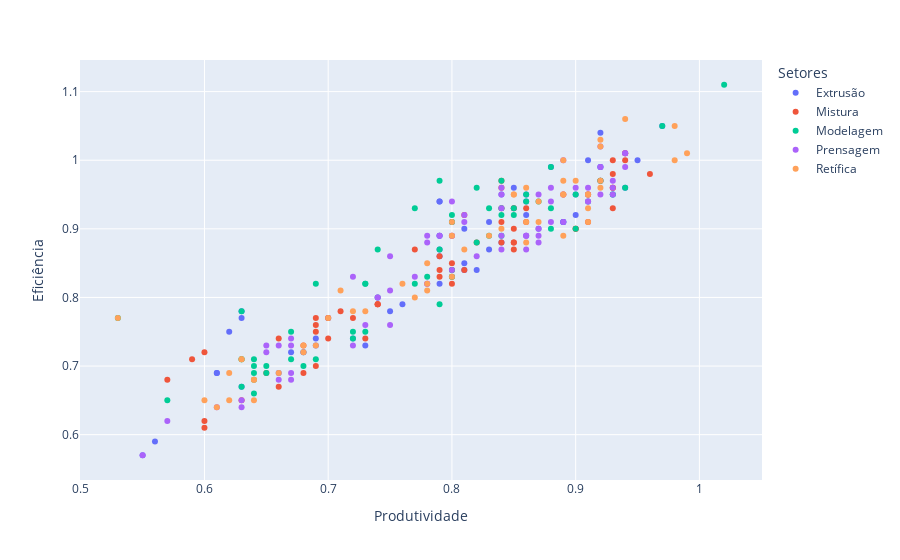

This figure's notebook cell:
### Markdown cell above
## Produtividade e Eficiência por Setores

### Code cell
data = Dim_Pessoa_Plano

fig = px.scatter(data, x="Produtividade", y="Eficiência", color="Setores")
fig.show()
